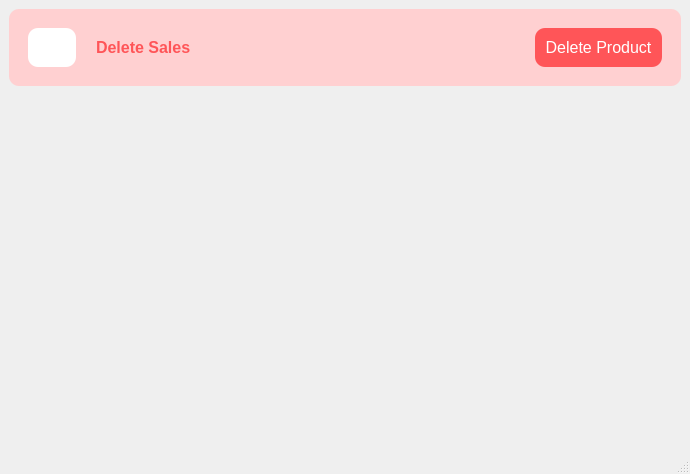
<?xml version="1.0" encoding="UTF-8"?>
<ui version="4.0">
 <class>DeleteSales</class>
 <widget class="QMainWindow" name="DeleteSales">
  <property name="geometry">
   <rect>
    <x>0</x>
    <y>0</y>
    <width>690</width>
    <height>474</height>
   </rect>
  </property>
  <property name="windowTitle">
   <string>Delete Sales</string>
  </property>
  <property name="windowIcon">
   <iconset>
    <normalon>:/resources/dashboard-icons/product-delete.svg</normalon>
   </iconset>
  </property>
  <property name="styleSheet">
   <string notr="true"/>
  </property>
  <widget class="QWidget" name="centralwidget">
   <layout class="QHBoxLayout" name="horizontalLayout">
    <item>
     <layout class="QVBoxLayout" name="verticalLayout">
      <item>
       <widget class="QFrame" name="gridFrame">
        <property name="sizePolicy">
         <sizepolicy hsizetype="Preferred" vsizetype="Fixed">
          <horstretch>0</horstretch>
          <verstretch>0</verstretch>
         </sizepolicy>
        </property>
        <property name="styleSheet">
         <string notr="true">background-color: rgb(255, 208, 209);
padding:10px;
border-radius:10px;</string>
        </property>
        <layout class="QHBoxLayout" name="horizontalLayout_2">
         <item>
          <widget class="QLabel" name="label_2">
           <property name="sizePolicy">
            <sizepolicy hsizetype="Fixed" vsizetype="Fixed">
             <horstretch>0</horstretch>
             <verstretch>0</verstretch>
            </sizepolicy>
           </property>
           <property name="maximumSize">
            <size>
             <width>48</width>
             <height>48</height>
            </size>
           </property>
           <property name="styleSheet">
            <string notr="true">background-color: rgb(255, 255, 255);</string>
           </property>
           <property name="text">
            <string/>
           </property>
           <property name="pixmap">
            <pixmap resource="resources.qrc">:/resources/dashboard-icons/product-delete.svg</pixmap>
           </property>
           <property name="scaledContents">
            <bool>true</bool>
           </property>
          </widget>
         </item>
         <item>
          <widget class="QLabel" name="label">
           <property name="font">
            <font>
             <pointsize>12</pointsize>
             <bold>true</bold>
            </font>
           </property>
           <property name="styleSheet">
            <string notr="true">color: rgb(255, 85, 88);</string>
           </property>
           <property name="text">
            <string>Delete Sales</string>
           </property>
          </widget>
         </item>
         <item>
          <widget class="QPushButton" name="Delete_Product_btn">
           <property name="sizePolicy">
            <sizepolicy hsizetype="Fixed" vsizetype="Fixed">
             <horstretch>0</horstretch>
             <verstretch>0</verstretch>
            </sizepolicy>
           </property>
           <property name="font">
            <font>
             <pointsize>12</pointsize>
            </font>
           </property>
           <property name="styleSheet">
            <string notr="true">QPushButton{
	color: rgb(255, 255, 255);
	background-color: rgb(255, 85, 88);
	border:none;
	padding:10px;
}
QPushButton:hover{
	background-color: rgb(194, 65, 69);
}</string>
           </property>
           <property name="text">
            <string>Delete Product</string>
           </property>
          </widget>
         </item>
        </layout>
       </widget>
      </item>
      <item>
       <widget class="QFrame" name="frame">
        <property name="styleSheet">
         <string notr="true">QTableView {
    border: 1px solid #d3d3d3;  /* Border around the entire table */
    selection-background-color: #a1c4fd;  /* Background color for selected cells */
    selection-color: white;  /* Text color for selected cells */
    alternate-background-color: #f2f2f2;  /* Background color for alternate rows */
    gridline-color: #cccccc;  /* Color of gridlines separating cells */
    background-color: #ffffff;  /* Background color of the table */
}

/* Styling for individual cells */
QTableView::item {
    padding: 2px;  /* Padding inside each cell */
	font-size:12px;
    color: black;  /* Default text color */
    background-color: white;  /* Default background color of cells */
}

/* Styling for selected cells */
QTableView::item:selected {
    background-color: rgb(255, 85, 88);  /* Background color for selected cells */
    color: white;  /* Text color for selected cells */
}

/* Row Styling (for alternate rows) */
QTableView::item:alternate {
    background-color: #f9f9f9;  /* Background color for alternate rows */
}

/* Styling for header cells */
QHeaderView::section {
    background-color: #2c3e50;  /* Header background color */
    color: white;  /* Header text color */
    padding: 5px;  /* Padding for header cells */
    font-weight: bold;  /* Bold font for header text */
    text-align: center;  /* Center-align header text */
}

/* Header horizontal lines */
QHeaderView::section:horizontal {
    border-right: 1px solid #d3d3d3;  /* Border between header cells */
}

/* For sorting indicators in the header */
QHeaderView::indicator:checked {
    background-color: #0078d4;  /* Sorting indicator background color */
}
</string>
        </property>
        <layout class="QHBoxLayout" name="table_horizontalLayout"/>
       </widget>
      </item>
     </layout>
    </item>
   </layout>
  </widget>
  <widget class="QMenuBar" name="menubar">
   <property name="geometry">
    <rect>
     <x>0</x>
     <y>0</y>
     <width>690</width>
     <height>21</height>
    </rect>
   </property>
  </widget>
  <widget class="QStatusBar" name="statusbar"/>
 </widget>
 <resources>
  <include location="resources.qrc"/>
 </resources>
 <connections/>
</ui>
